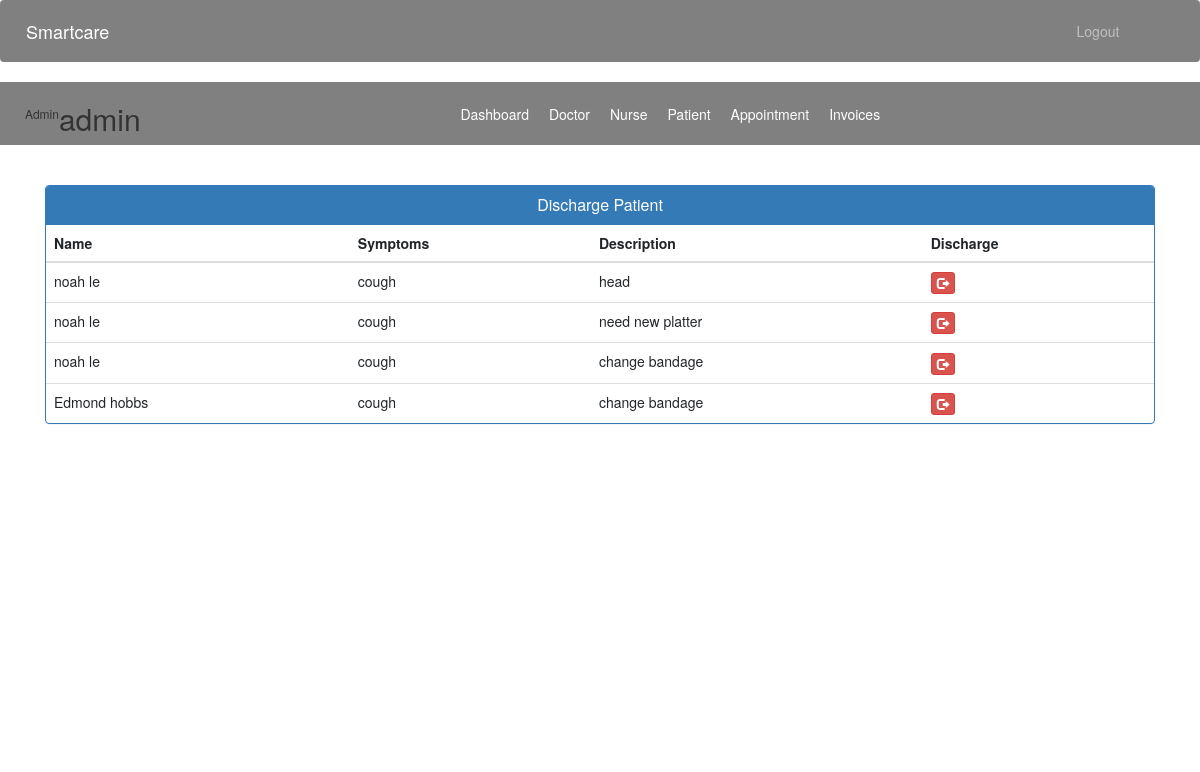
Screenshot of /admin-discharge-patient (signed in) with the database file from the repository.
### accounts/models.py (models this page shows, shortened)
class Patient(models.Model):
    user=models.OneToOneField(User,on_delete=models.CASCADE)
    address = models.CharField(max_length=40)
    date_of_birth = models.DateField(null=True)
    mobile = models.CharField(max_length=20,null=False)
    symptoms = models.CharField(max_length=100,null=False)
    assignedDoctorId = models.PositiveIntegerField(null=True)
    assignedNurseId = models.PositiveIntegerField(null=True)
    admitDate=models.DateField(auto_now=True)
    status=models.BooleanField(default=False)
    @property
    def get_name(self):
        return self.user.first_name+" "+self.user.last_name

class Appointment(models.Model):
    patientId=models.PositiveIntegerField(null=True)
    doctorId=models.PositiveIntegerField(null=True)
    nurseId=models.PositiveIntegerField(null=True)
    nurseName=models.CharField(max_length=40,null=True)
    patientName=models.CharField(max_length=40,null=True)
    doctorName=models.CharField(max_length=40,null=True)
    appointmentDate = models.DateField()  # Separate date field
    appointmentTime = models.TimeField()
    description=models.TextField(max_length=500)
    status=models.BooleanField(default=False)

### accounts/views.py (the view)
# urls.py: path('admin-discharge-patient', views.admin_discharge_patient_view, name='admin-discharge-patient'),
@login_required(login_url='adminlogin')
@user_passes_test(is_admin)
def admin_discharge_patient_view(request):
    appointments = models.Appointment.objects.filter(status=True)
    patients = models.Patient.objects.filter(status=True)
    for appointment in appointments:
        appointment.doctorName = models.User.objects.get(id=appointment.doctorId).first_name
        appointment.patientName = models.User.objects.get(id=appointment.patientId).first_name
    mydic = {
        'appointments': appointments,
        'patients': patients
    }
    return render(request, 'smartcare/admin_discharge_patient.html', context=mydic)

### accounts/views.py (called while the page is built)
def is_admin(user):
    return user.groups.filter(name='ADMIN').exists()

### templates/smartcare/admin_discharge_patient.html (shortened to what this page needs)
{% extends 'smartcare/admin_base.html' %}
{% block content %}
<head>
  <link href="//netdna.bootstrapcdn.com/bootstrap/3.0.0/css/bootstrap.min.css" rel="stylesheet" id="bootstrap-css">
</head>
<div class="container">
  <div class="panel panel-primary">
    <div class="panel-heading">
      <h6 class="panel-title">Discharge Patient</h6>
    </div>
    <table class="table table-hover" id="dev-table">
      <thead>
        <tr>
          <th>Name</th>
          <th>Symptoms</th>
          <th>Description</th>
          <th>Discharge</th>
        </tr>
      </thead>
      {% for p in patients %}
       {% for a in appointments %}
      {% if a.patientName in p.get_name %}
      <tr>
        <td> {{p.get_name}}</td>
        <td>{{p.symptoms}}</td>
        <td>{{a.description}}</td>
        <td><a class="btn btn-danger btn-xs" href="{% url 'discharge-patient' p.id  %}"><span class="glyphicon glyphicon-log-out"></span></a></td>
      </tr>
      {% endif%}
      {% endfor %}
      {% endfor %}
    </table>
  </div>
</div>
{% endblock content %}

### templates/smartcare/admin_base.html (shortened to what this page needs)
<!DOCTYPE html>
{% load static %}
<html lang="en">
  <head>
    <link
      rel="stylesheet"
      href="https://stackpath.bootstrapcdn.com/bootstrap/4.3.1/css/bootstrap.min.css"
    />
    <link
      rel="stylesheet"
      href="https://maxcdn.bootstrapcdn.com/font-awesome/4.7.0/css/font-awesome.min.css"
    />
    <link rel="stylesheet" href="{% static '/styles.css' %}" />
  </head>
  <body>
    <main>
      <div class="bs-example">
        <nav
          class="navbar navbar-expand-md navbar-dark fixed-top"
          style="background: Grey"
        >
          <a href="/admin-dashboard" class="navbar-brand">Smartcare</a>
          <div
            class="collapse navbar-collapse justify-content-between"
            id="navbarCollapse"
          >
            <div class="navbar-nav" style="margin-left: 90%">
              <a href="/logout" class="nav-item nav-link">Logout</a>
            </div>
          </div>
        </nav>
      </div>
      <nav class="menu" tabindex="0">
        <header class="avatar">
          <br /><br />
          <h6>Admin</h6>
          <h2>{{request.user.first_name}}</h2>
        </header>
        <ul>
          <li tabindex="0" class="icon-dashboard">
            <a
              style="color: white; text-decoration: none"
              href="/admin-dashboard"
              ><span>Dashboard</span></a
            >
          </li>
          <li tabindex="0" class="icon-customers">
            <a style="color: white; text-decoration: none" href="/admin-doctor"
              ><span>Doctor</span></a
            >
          </li>
          <li tabindex="0" class="icon-customers">
            <a style="color: white; text-decoration: none" href="/admin-nurse"
              ><span>Nurse</span></a
            >
          </li>
          <li tabindex="0" class="icon-users">
            <a style="color: white; text-decoration: none" href="/admin-patient"
              ><span>Patient</span></a
            >
          </li>
          <li tabindex="0" class="icon-calendar">
            <a
              style="color: white; text-decoration: none"
              href="/admin-appointment"
              ><span>Appointment</span></a
            >
          </li>
          <li tabindex="0" class="icon-users">
            <a style="color: white; text-decoration: none" href="/admin-invoice"
              ><span>Invoices</span></a
            >
          </li>
        </ul>
      </nav>
      <br /><br />
      {% block content %} {% endblock content %}
      <br /><br /><br /><br />
      <footer>
        <br />
        <div class="container">
          <div class="row">
            <div class="col-md-12 col-sm-12">
            </div>
          </div>
        </div>
      </footer>
    </main>
  </body>
</html>

### templates/smartcare/admin_base.html (style rules this page uses)
.navbar { position: relative; }
.menu { top: 100%; left: 0; background: grey; outline: none; display: flex; flex-direction: row; }
.menu ul { list-style: none; padding: 0; margin: auto; display: flex; align-items: center; }
.menu ul li { padding: 10px; }
.menu ul li a { color: white; text-decoration: none; }
.avatar { margin: 0px 0px 0px 25px; display: flex; align-items: center; }

### templates/smartcare/admin_discharge_patient.html (style rules this page uses)
a:link { text-decoration: none; }
h6 { text-align: center; }
.row { margin: 100px; }

### rows the page displays
Patient: get_name "noah le", symptoms "cough"
Appointment: description "head"
Appointment: description "need new platter"
Appointment: description "change bandage"
Patient: get_name "Edmond hobbs", symptoms "cough"
Appointment: description "change bandage"

### other values shown
{{ request.user.first_name }} "admin"
